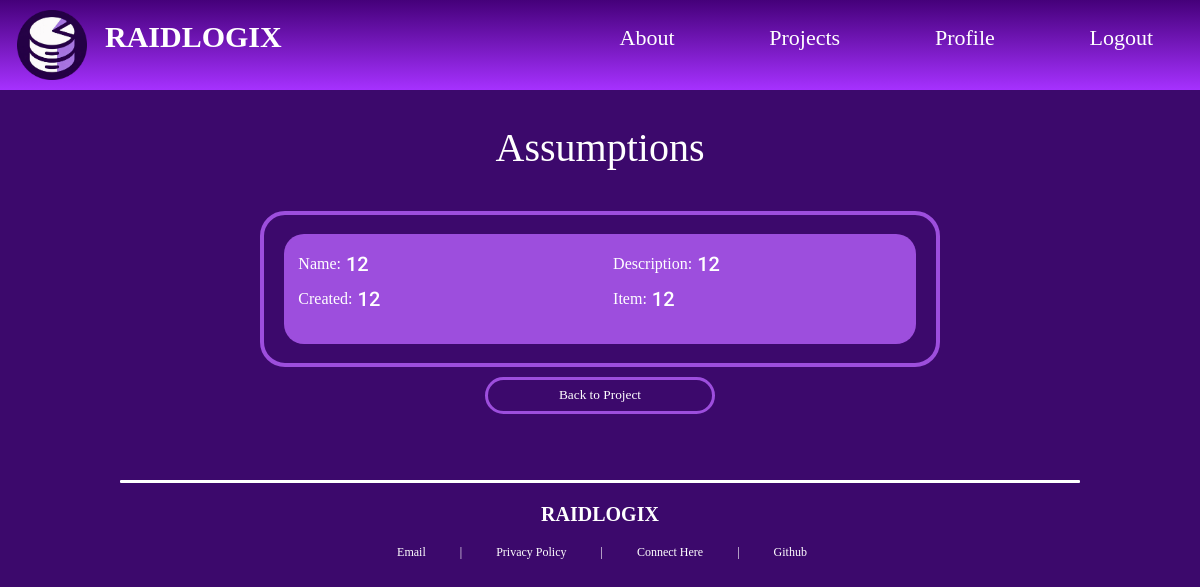
The app's page /projects/1/assumptions/ (signed in) with its own data.
### raidlogix/models.py (models this page shows)
class assumption(models.Model):
    created = models.CharField(max_length=50)
    name = models.CharField(max_length=50)
    description = models.TextField()
    item = models.TextField()
    notes = models.TextField()
    project = models.ForeignKey(project, on_delete = models.CASCADE)

### raidlogix/views.py (the view)
# urls.py: path('projects/<int:project_pk>/assumptions/', views.assumptions, name="assumptions"),
@login_required
def assumptions(request, project_pk):
    this_project = get_object_or_404(project, pk=project_pk)
    if not user_projects.objects.filter(user=request.user, project=this_project).exists():
        return HttpResponseForbidden("You do not have permission to access this project.")
    assumptions = assumption.objects.filter(project=this_project)
    context = {
        'project': this_project,
        'assumptions': assumptions,
    }
    return render(request, "assumption_list.html", context=context)

### raidlogix/templates/assumption_list.html
{% extends 'h_and_f.html' %}
{% block content %}
<div id="block-attribute-list">
    <div class="attribute-text"><p>Assumptions</p></div>
    <div id="project-attribute-container">
        {% if assumptions.count == 0 %}
            <h1 id="empty-projects">NO ASSUMPTIONS</h1>
        {% else %}
            {% for assumption in assumptions %}
                <a id="project-container-link" href="{% url 'view_assumption' project.pk assumption.pk %}">
                    <div class="project-container">
                        <div class="left-project-container">
                            <div class="project-value">Name: <p class="project-list-value">&nbsp;{{ assumption.name }}</p></div>
                            <div class="project-value">Created: <p class="project-list-value">&nbsp;{{ assumption.created }}</p></div>
                        </div>
                        <div class="right-project-container">
                            <div class="project-value">Description: <p class="project-list-value">&nbsp;{{ assumption.description }}</p></div>
                            <div class="project-value">Item: <p class="project-list-value">&nbsp;{{ assumption.item }}</p></div>
                        </div>
                    </div>
                </a>
            {% endfor %}
        {% endif %}
    </div>
    <a href="{% url 'view_project' project.pk %}" id="reroute-project"><input id="add-attribute-submit" type="submit" value="Back to Project"/></a>
</div>
{% endblock content %}

### raidlogix/static/main.css (style rules this page uses)
html { background-color:#3C096C; margin: 0%; padding: 0%; }
body { height: auto; display: flex; flex-direction: column; align-items: center; margin: 0%; padding: 0%; }
.project-list-value { font-family: "Roboto-Medium"; font-size: 20px; }
#project-container-link { width:94%; flex-direction: column; display: flex; align-items: center; text-decoration: none; }
.project-container { width: 100%; background-color: #9D4EDD; margin: 1%; margin-top: 1.5%; margin-bottom: 1.5%; border-radius: 20px; height: 110px; display: flex; flex-direction: row; overflow: hidden; white-space: nowrap; text-overflow: ellipsis; transition: transform .125s, background-color .125s; }
.left-project-container { width: 50%; height: 100%; display: flex; flex-direction: column; align-items: center; padding-top:2%; padding-bottom: 2%; padding-left: 0.5%; }
.right-project-container { width: 45%; height: 100%; display: flex; flex-direction: column; align-items: center; padding-top:2%; padding-bottom: 2%; padding-right: 0.5%; overflow: hidden; white-space: nowrap; text-overflow: ellipsis; }
.project-value { width: 93%; height: 32%; margin-left:1%; margin-right: 1%; font-family: "Request"; display: flex; flex-direction: row; align-items: center; color: white; }
#project-attribute-container { display: flex; flex-direction: column; align-items: center; width: 70%; height: auto; border-color: #9D4EDD; border-width: 4px; border-style: solid; border-radius: 25px; padding-top: 1%; padding-bottom: 1%; color: #fff; margin-bottom: 1%; }
#add-attribute-submit { font-family: "Request"; width: 60%; background-color: #3C096C; padding: 2%; border-radius: 22px; border-color: #9D4EDD; border-width: 3px; border-style: solid; color: #fff; text-align: center; transition: transform .125s, background-color .125s; }
.attribute-text { color:#fff; font-family: "Request"; font-size:40px; margin: 0%; }
#block-attribute-list { display: flex; flex-direction: column; align-items: center; width: 80%; margin-top: 7%; margin-bottom: 2%; }
#reroute-project { width: 40%; text-align: center; }

### records on screen
assumption: name "12", created "12", description "12", item "12"
